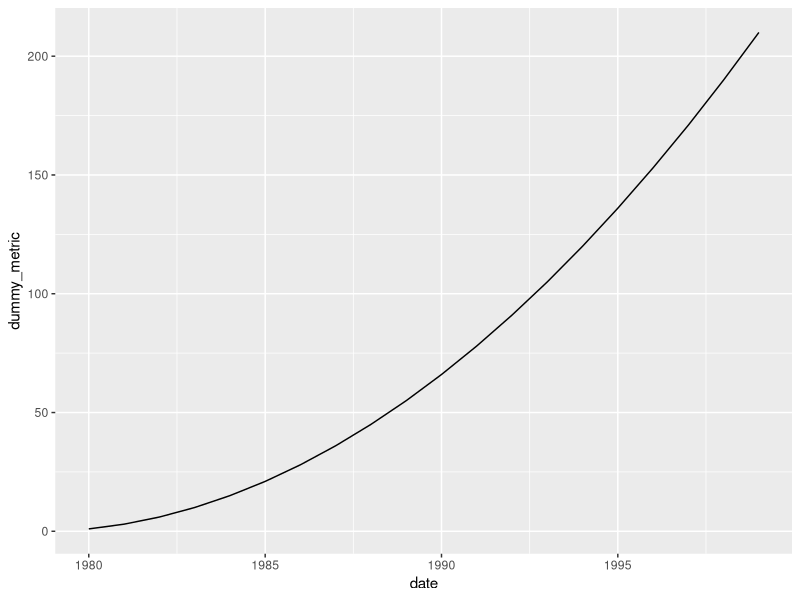
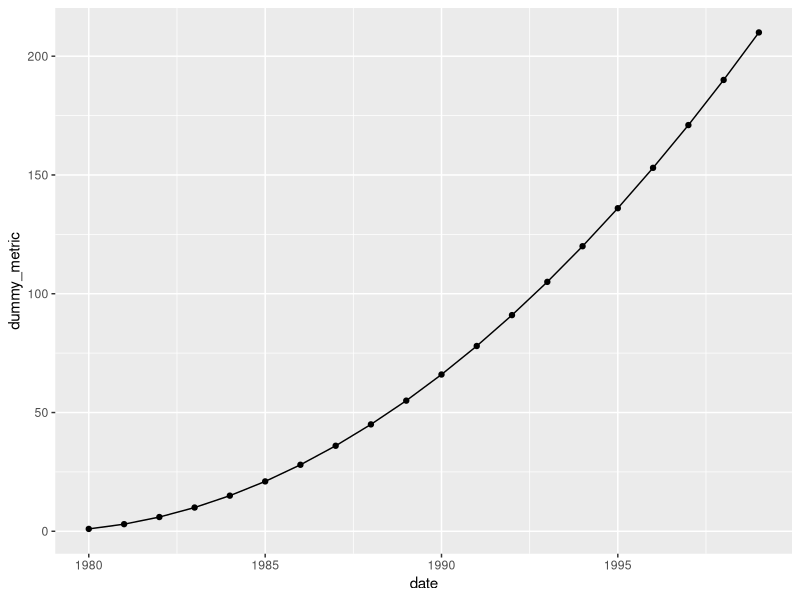
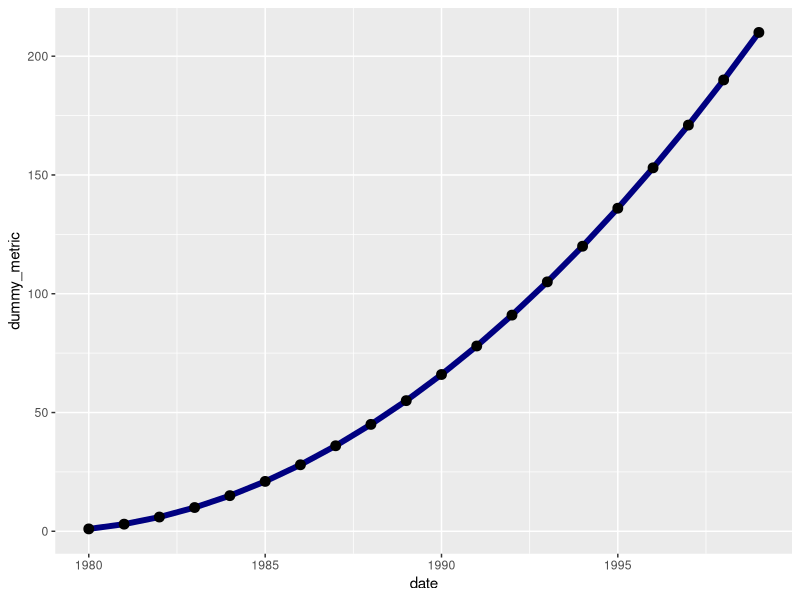
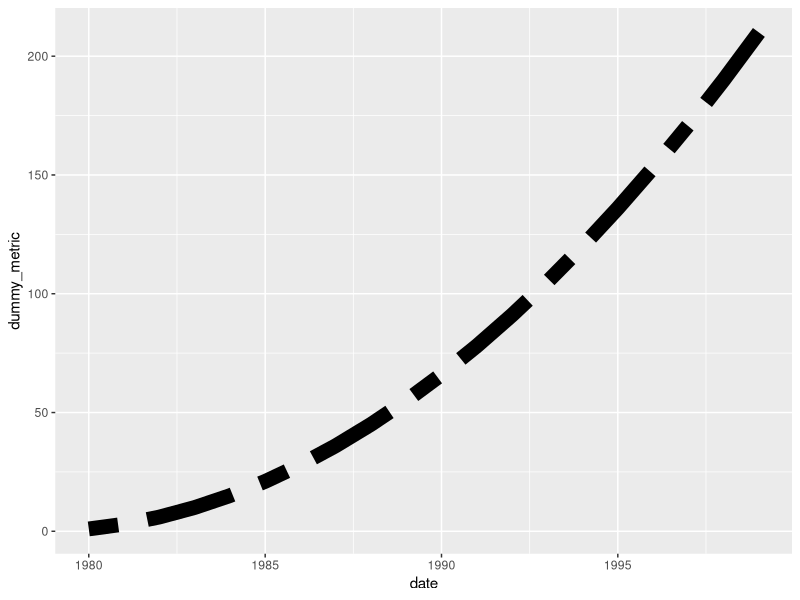

Reproduce these figures in R, in order.
library(ggplot2)

df.dummy_data <- data.frame(
  dummy_metric <- cumsum(1:20),
  date = seq.Date(as.Date("1980-01-01"), by="1 year", length.out=20))

# plot data using line
ggplot(data=df.dummy_data, aes(x=date, y=dummy_metric)) +
  geom_line()

## ADDING LAYERS
ggplot(data=df.dummy_data, aes(x=date, y=dummy_metric)) +
  geom_line() +
  geom_point()

## ADD COLOR AND SIZE
ggplot(data=df.dummy_data, aes(x=date, y=dummy_metric)) +
  geom_line(color="navy", size=2) +
  geom_point(size=3)

## LINE TYPES
### solid
### dashed
### dotted
### dotdash
### longdash
### twodash
### blank

ggplot(data=df.dummy_data, aes(x=date, y=dummy_metric)) +
  geom_line(linetype="twodash", size=5)
